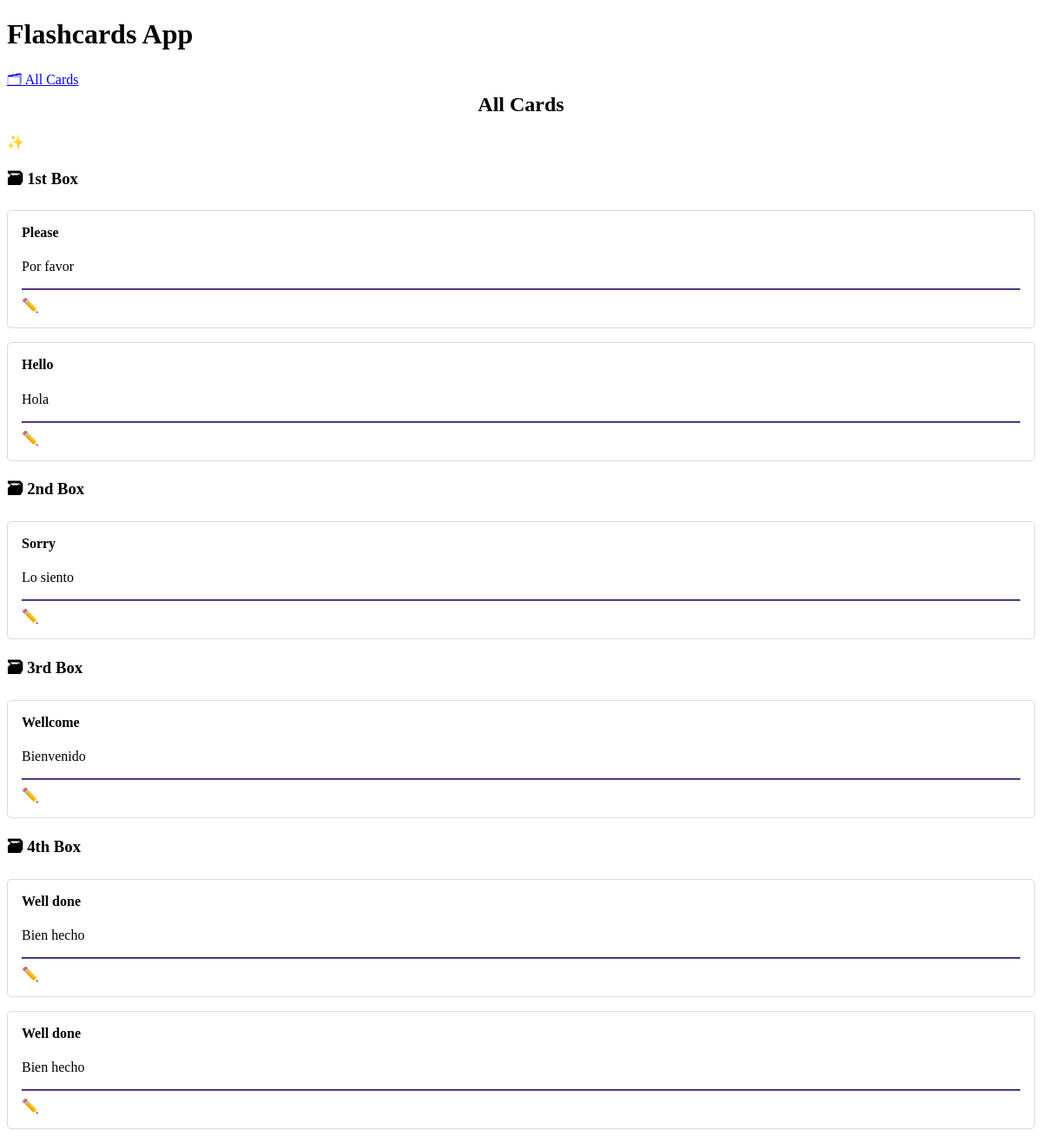
The page / on the database its author committed.
### cards/models.py (models this page shows, shortened)
class Card(models.Model):
    question = models.CharField(max_length=100)
    answer = models.CharField(max_length=100)
    box = models.IntegerField(
        choices=zip(BOXES, BOXES),
        default=BOXES[0],
    )
    date_created = models.DateTimeField(auto_now_add=True)

### cards/views.py (the view)
class CardListView(ListView):
    model = Card
    queryset = Card.objects.all().order_by('box', '-date_created')

### cards/templates/cards/card_list.html
{% extends "cards/base.html" %}
{% load humanize %}
{% block content %}
    <h2>
        All Cards
    </h2>
    <a href="{% url 'card-create' %}" role="button">
        ✨ Create New Card
    </a>
    {% for card in card_list %}
        {% ifchanged %}
            <h3>🗃 {{ card.box | ordinal }} Box</h3>
        {% endifchanged %}
        {% include "cards/card.html" %}
    {% endfor %}
{% endblock content %}

### cards/templates/cards/base.html (shortened to what this page needs)
<!DOCTYPE html>
<html lang="en">
  <head>
    <link rel="stylesheet" href="https://cdn.simplecss.org/simple.min.css" />
  </head>
  <body>
    <header>
      <h1>Flashcards App</h1>
      {% include "cards/navigation.html" %}
    </header>
    <main>
      {% block content %}{% endblock content %}
    </main>
  </body>
</html>

### cards/templates/cards/navigation.html
<nav>
  <a href="{% url 'card-list' %}">🗂 All Cards</a>
</nav>

### cards/templates/cards/card.html
<article>
    <h4>{{ card.question }}</h4>
    <p>{{ card.answer }}</p>
    <hr>
    <a href="{% url 'card-update' card.id %}" role="button">
        ✏️ Edit Card
    </a>
</article>

### cards/templates/cards/base.html (style rules this page uses)
:root { --accent: #6e48ad; --accent-bg: white; --bg: #fff; --text: #212121; --text-light: #585858; --border: #d8dae1; --code: #d81b60; --preformatted: #444; }
article { background-color: var(--marked); border: 1px solid var(--border); border-radius: 5px; padding: 1em; margin: 1em 0; }
h2 { text-align: center; }
h2, h4 { margin-top: 0; }
hr { background: var(--accent); border-color: var(--accent); }
button, a[role="button"] { color: white; text-decoration: none; }

### rows shown on the page
Card: box|ordinal "1st", question "Please", answer "Por favor"
Card: question "Hello", answer "Hola"
Card: box|ordinal "2nd", question "Sorry", answer "Lo siento"
Card: box|ordinal "3rd", question "Wellcome", answer "Bienvenido"
Card: box|ordinal "4th", question "Well done", answer "Bien hecho"
Card: question "Well done", answer "Bien hecho"
